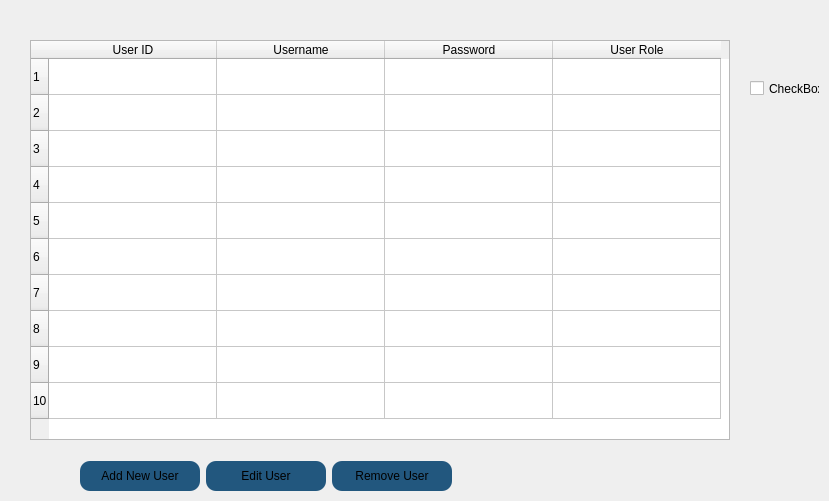
                        <widget class="QWidget" name="page_users">
                         <widget class="QTableWidget" name="tableWidget">
                          <property name="geometry">
                           <rect>
                            <x>30</x>
                            <y>40</y>
                            <width>700</width>
                            <height>400</height>
                           </rect>
                          </property>
                          <property name="minimumSize">
                           <size>
                            <width>700</width>
                            <height>400</height>
                           </size>
                          </property>
                          <property name="maximumSize">
                           <size>
                            <width>500</width>
                            <height>16777215</height>
                           </size>
                          </property>
                          <property name="columnCount">
                           <number>4</number>
                          </property>
                          <attribute name="horizontalHeaderMinimumSectionSize">
                           <number>58</number>
                          </attribute>
                          <attribute name="horizontalHeaderDefaultSectionSize">
                           <number>168</number>
                          </attribute>
                          <attribute name="verticalHeaderMinimumSectionSize">
                           <number>31</number>
                          </attribute>
                          <attribute name="verticalHeaderDefaultSectionSize">
                           <number>36</number>
                          </attribute>
                          <row>
                           <property name="text">
                            <string>1</string>
                           </property>
                          </row>
                          <row>
                           <property name="text">
                            <string>2</string>
                           </property>
                          </row>
                          <row>
                           <property name="text">
                            <string>3</string>
                           </property>
                          </row>
                          <row>
                           <property name="text">
                            <string>4</string>
                           </property>
                          </row>
                          <row>
                           <property name="text">
                            <string>5</string>
                           </property>
                          </row>
                          <row>
                           <property name="text">
                            <string>6</string>
                           </property>
                          </row>
                          <row>
                           <property name="text">
                            <string>7</string>
                           </property>
                          </row>
                          <row>
                           <property name="text">
                            <string>8</string>
                           </property>
                          </row>
                          <row>
                           <property name="text">
                            <string>9</string>
                           </property>
                          </row>
                          <row>
                           <property name="text">
                            <string>10</string>
                           </property>
                          </row>
                          <column>
                           <property name="text">
                            <string>User ID</string>
                           </property>
                          </column>
                          <column>
                           <property name="text">
                            <string>Username</string>
                           </property>
                          </column>
                          <column>
                           <property name="text">
                            <string>Password</string>
                           </property>
                          </column>
                          <column>
                           <property name="text">
                            <string>User Role</string>
                           </property>
                          </column>
                         </widget>
                         <widget class="QWidget" name="layoutWidget">
                          <property name="geometry">
                           <rect>
                            <x>80</x>
                            <y>460</y>
                            <width>374</width>
                            <height>32</height>
                           </rect>
                          </property>
                          <layout class="QHBoxLayout" name="horizontalLayout_12">
                           <item>
                            <widget class="QPushButton" name="pushButton">
                             <property name="minimumSize">
                              <size>
                               <width>120</width>
                               <height>30</height>
                              </size>
                             </property>
                             <property name="maximumSize">
                              <size>
                               <width>120</width>
                               <height>30</height>
                              </size>
                             </property>
                             <property name="styleSheet">
                              <string notr="true">border-radius:10px;
background-color:#22577E;
color:black;</string>
                             </property>
                             <property name="text">
                              <string>Add New User</string>
                             </property>
                            </widget>
                           </item>
                           <item>
                            <widget class="QPushButton" name="pushButton_2">
                             <property name="minimumSize">
                              <size>
                               <width>120</width>
                               <height>30</height>
                              </size>
                             </property>
                             <property name="maximumSize">
                              <size>
                               <width>120</width>
                               <height>30</height>
                              </size>
                             </property>
                             <property name="styleSheet">
                              <string notr="true">border-radius:10px;
background-color:#22577E;
color:black;</string>
                             </property>
                             <property name="text">
                              <string>Edit User</string>
                             </property>
                            </widget>
                           </item>
                           <item>
                            <widget class="QPushButton" name="pushButton_3">
                             <property name="minimumSize">
                              <size>
                               <width>120</width>
                               <height>30</height>
                              </size>
                             </property>
                             <property name="maximumSize">
                              <size>
                               <width>120</width>
                               <height>30</height>
                              </size>
                             </property>
                             <property name="styleSheet">
                              <string notr="true">border-radius:10px;
background-color:#22577E;
color:black;</string>
                             </property>
                             <property name="text">
                              <string>Remove User</string>
                             </property>
                            </widget>
                           </item>
                          </layout>
                         </widget>
                         <widget class="QCheckBox" name="checkBox">
                          <property name="geometry">
                           <rect>
                            <x>750</x>
                            <y>80</y>
                            <width>70</width>
                            <height>17</height>
                           </rect>
                          </property>
                          <property name="text">
                           <string>CheckBox</string>
                          </property>
                         </widget>
                        </widget>
